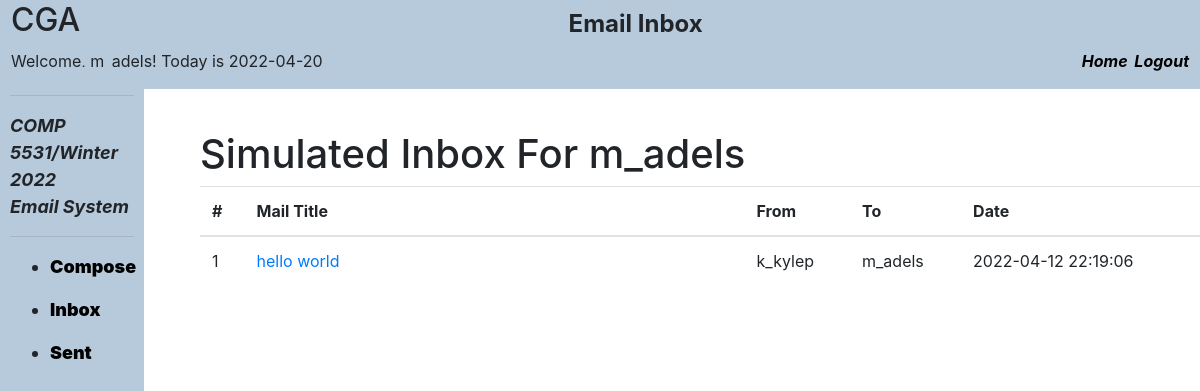
Screenshot of /Email/inbox.php (signed in) with the database file from the repository.
### tables this page shows
CREATE TABLE `emails` (
  `id` int(11) NOT NULL AUTO_INCREMENT,
  `recipient` int(11) NOT NULL,
  `sender` int(11) NOT NULL,
  `email_subject` varchar(100) DEFAULT NULL,
  `email_body` varchar(100) DEFAULT NULL,
  `email_date` datetime DEFAULT NULL,
  PRIMARY KEY (`id`) 
   
);

CREATE TABLE `users` (
  `id` int NOT NULL AUTO_INCREMENT,
  `username` varchar(100) NOT NULL,
  `password` varchar(100) NOT NULL,
  `email` varchar(100) DEFAULT NULL,
  `profilePicture` varbinary(500) DEFAULT NULL,
  PRIMARY KEY (`id`),
  UNIQUE KEY `username` (`username`)
);

### Email/inbox.php (the view, shortened to what this page needs)
<?php
require_once "../php/config.php";
$user_check = $_SESSION['id'];
$ses_sql = mysqli_query($conn,"select emails.id as email_id, users.username as username, emails.email_subject, emails.email_body, r.username as sender, emails.email_date  from emails join users on emails.recipient = users.id join users r on r.id = emails.sender where recipient = '$user_check' ");
?>
<!DOCTYPE html>
  <html>
  <head>
      <link rel="stylesheet" href="../style.css"/>
      <link rel="stylesheet" href="https://stackpath.bootstrapcdn.com/bootstrap/4.5.0/css/bootstrap.min.css"
>
  </head>
  <body>
    <div class="header1" height="20%" scrolling="no">
      <table border="0" width="100%">
        <tbody>
          <tr width="100%">
            <td width="5%" align="left"><h2>CGA</h2></td>
            <td align="center"><font size="5"><b>Email Inbox</b></font></td>
          </tr>
        </tbody>
      </table>
      <table border="0" width="100%">
        <tbody>
          <tr width="100%">
            <td align="left"><font size="3">Welcome, <?php echo htmlspecialchars($_SESSION["username"]); ?>! <?php echo "Today is " . date("Y-m-d") . "<br>"; ?></font></td>
            <td align="right">
              <i>
                <b>
                  <a href="../welcome.php">
                    <font class="home_link" color="black">Home</font>
                  </a>
                </b>
              </i>
              <i>
                <b>
                  <a href="../logout.php">
                    <font color="black">Logout</font>
                  </a>
                </b>
              </i>
              <br>
            </td>
          </tr>
        </tbody>
      </table>
    </div>
    <div class="menu1" height="100%" width="150px">
      <hr>
      <b >
        <font size="4">
          <i>
            COMP 5531/Winter 2022
            <br>
            Email System
          </i>
        </font>
      </b>
      <hr>
      <b>
        <font size="4">
          <ul>
            <li>
              <a href="compose.php">
                <b>
                  <font color="black">Compose</font>
                </b>
              </a>
            </li>
          </ul>
        </font>
      </b>
      <b>
        <font size="4">
          <ul>
            <li>
              <a href="inbox.php">
                <b>
                  <font color="black">Inbox</font>
                </b>
              </a>
            </li>
          </ul>
        </font>
      </b>
      <b>
        <font size="4">
          <ul>
            <li>
              <a href="sent.php">
                <b>
                  <font color="black">Sent</font>
                </b>
              </a>
            </li>
          </ul>
        </font>
      </b>
    </div>
    <div class="main_home">
        <h1>
            Simulated Inbox For <?php echo htmlspecialchars($_SESSION["username"]); ?>
        </h1>
        <div class="row">
            <div class="col-12">
                <table class="table">
                    <thead>
                        <tr>
                            <th>#</th>
                            <th class="col-6">Mail Title</th>
                            <th>From</th>
                            <th>To</th>
                            <th>Date</th>
                        </tr>
                    </thead>
                    <tbody>
                        <?php
                        $row_count = 1;
                        while ($row = mysqli_fetch_array($ses_sql,MYSQLI_ASSOC)) {
                        ?>
                            <tr>
                                <td>
                                  <?= $row_count ?>
                                </td>
                                <td>
                                  <a href="emailDetails.php?email_id=<?= $row['email_id'] ?>">
                                    <?= $row['email_subject'] ?>
                                  </a>
                                </td>
                                <td><?= $row['sender'] ?></td>
                                <td><?= $row['username'] ?></td>
                                <td><?= $row['email_date'] ?></td>
                            </tr>
                        <?php
                            $row_count++;
                        }
                        ?>
                    </tbody>
                </table>
            </div>
        </div>
    </div>
</body>
</html>

### style.css (style rules this page uses)
body { background-color: #faf0e6; }
.header1 { background-color: #B7CADB; display: block; position: fixed; top: 0; left: 0; padding-left: 10px; width: 100%; padding-right: 10px; padding-bottom:15px; }
.menu1 { background-color: #B7CADB; width: 12%; padding-top: 1%; padding-bottom: 100%; margin-top:5.7%; position:fixed; left: 0; padding-left: 10px; padding-right: 10px; top:-1px; }
.main_home { margin-left:200px; margin-top: 130px; position: static; }
.home_link { margin-right: 1%; }
a { color:inherit; text-decoration: none; }

### rows the page displays
emails: email_subject "hello world", users.username "k_kylep", users.username "m_adels", email_date "2022-04-12 22:19:06"

### other values shown
$_SESSION["username"] "m_adels"
